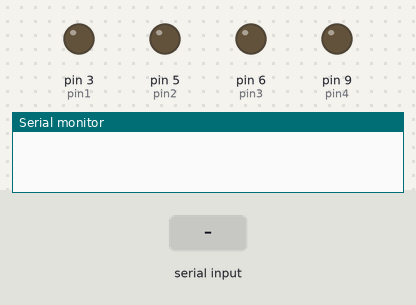
This sketch was run on a simulated Arduino Uno, built with avr-gcc and run on an emulated ATmega328P. Shown: output pins drawn as LEDs (lit = HIGH), the last lines printed to the serial monitor. Inputs (shaded band) come from the test bench.

Above: at 1.2 s.
1.3 s: "w" received over Serial
At 1.7 s:
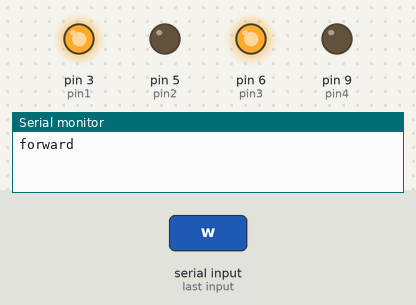
2.8 s: "d" received over Serial
At 4.0 s:
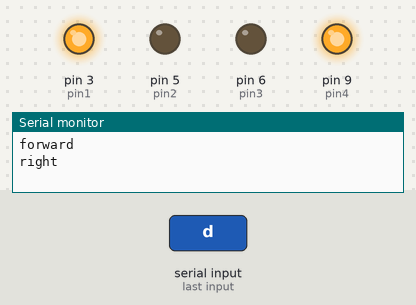
4.3 s: "a" received over Serial
At 5.2 s:
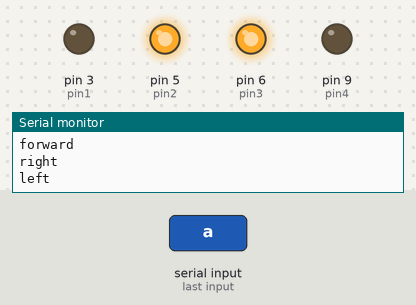
5.8 s: "s" received over Serial
At 6.3 s:
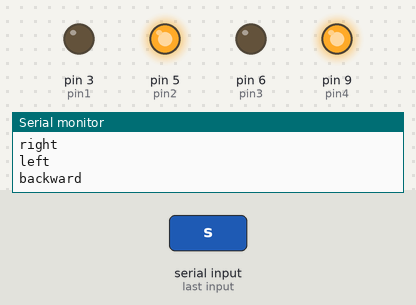
7.3 s: byte 32 (' ') received over Serial
At 8.5 s:
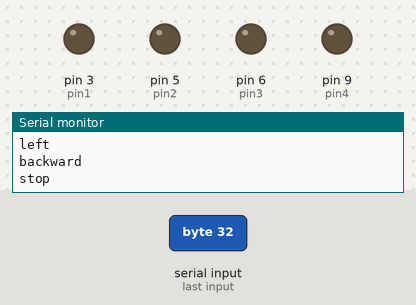
8.8 s: "W" received over Serial
At 9.8 s:
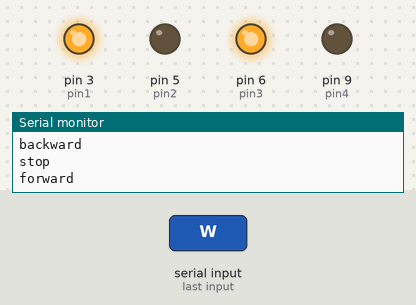
Timing chart, 0 to 11.3 s (numbered marks = the images above; inputs shaded):
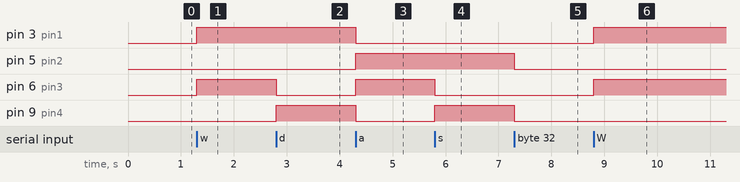

Measured:
- after the input at 1.3 s, pin 3 (pin1), pin 6 (pin3): LOW → HIGH at once
- after the input at 2.8 s, pin 6 (pin3): HIGH → LOW at once; pin 9 (pin4): LOW → HIGH at once
- after the input at 4.3 s, pin 3 (pin1), pin 9 (pin4): HIGH → LOW at once; pin 5 (pin2), pin 6 (pin3): LOW → HIGH at once
- after the input at 5.8 s, pin 6 (pin3): HIGH → LOW at once; pin 9 (pin4): LOW → HIGH at once
- after the input at 7.3 s, pin 5 (pin2), pin 9 (pin4): HIGH → LOW at once
- after the input at 8.8 s, pin 3 (pin1), pin 6 (pin3): LOW → HIGH at once

The sketch:

laptopcontrolledbot.ino
```cpp
int pin1 = 3;
int pin2 = 5;
int pin3 = 6;
int pin4 = 9;
void setup()
{
 Serial.begin(9600);
 pinMode(pin1,OUTPUT);
 pinMode(pin2,OUTPUT);
 pinMode(pin3,OUTPUT);
 pinMode(pin4,OUTPUT);
}
void loop()
{
while(Serial.available())//checking if data is recieved from serial port
{
  char input = Serial.read();
  if(input == 'w' ||input=='W')
  {
    forward();
    Serial.println("forward");
  }
  else if(input == 'd' || input =='D')
  {
    right();
    Serial.println("right");
  }
  else if(input == 'a' || input == 'A')
  {
    left();
    Serial.println("left");
  }
  else if (input == 's' || input == 'S')
  {
    backward();
    Serial.println("backward");
  }
  else if (input == ' ')
  {
    wait();
    Serial.println("stop");
  }
}
}
void forward()
{
  digitalWrite(pin1,HIGH);
  digitalWrite(pin2,LOW);
  digitalWrite(pin3,HIGH);
  digitalWrite(pin4,LOW);
}
void backward()
{
  digitalWrite(pin1,LOW);
  digitalWrite(pin2,HIGH);
  digitalWrite(pin3,LOW);
  digitalWrite(pin4,HIGH);
}
void left()
{
  digitalWrite(pin1,LOW);
  digitalWrite(pin2,HIGH);
  digitalWrite(pin3,HIGH);
  digitalWrite(pin4,LOW);
}
void right()
{
  digitalWrite(pin1,HIGH);
  digitalWrite(pin2,LOW);
  digitalWrite(pin3,LOW);
  digitalWrite(pin4,HIGH);
}
void wait()
{
  digitalWrite(pin1,LOW);
  digitalWrite(pin2,LOW);
  digitalWrite(pin3,LOW);
  digitalWrite(pin4,LOW);
}
```
